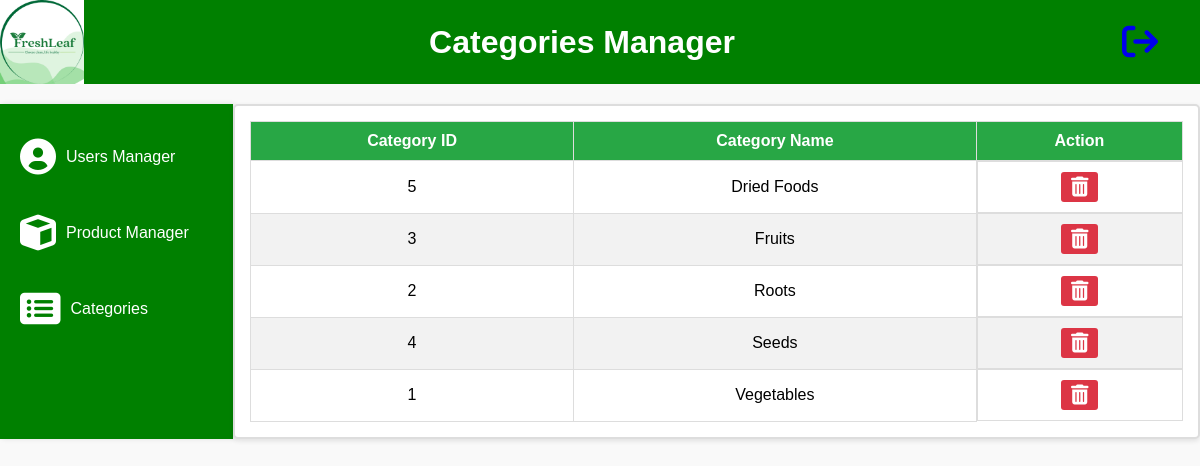
Screenshot of /Admin/Categories (signed in) with the database file from the repository.
### tables this page shows
CREATE TABLE `categories` (
  `category_id` int(11) NOT NULL,
  `category_name` varchar(255) NOT NULL
);

### mvc/core/Controller.php (called while the page is built, shortened)
<?php
class Controller {
    public function view($view, $data = []) {
        require_once "./mvc/views/" . $view . ".php";
    }
}
?>

### mvc/core/App.php (called while the page is built, shortened)
<?php
class App {
    protected $method = 'index';
    public function __construct() {
        $url = $this->parseUrl();
        if (isset($url[0]) && file_exists('./mvc/controller/' . $url[0] . 'Controller.php')) {
            unset($url[0]);
        }
        $controller = new $this->controller;
        if (isset($url[1]) && method_exists($controller, $url[1])) {
            $this->method = $url[1];
            unset($url[1]);
        }
        $this->params = $url ? array_values($url) : [];
        call_user_func_array([$controller, $this->method], $this->params);
    }
    public function parseUrl() {
        if (isset($_GET['url']) && is_string($_GET['url'])) {
            return explode('/', filter_var(rtrim($_GET['url'], '/'), FILTER_SANITIZE_URL));
        }
        return [];
    }
}
?>

### index.php (called while the page is built)
<?php
require_once './mvc/core/App.php';
require_once './mvc/core/Db.php';
require_once './mvc/core/Controller.php';
$app = new App;
?>

### mvc/core/Db.php (called while the page is built, shortened)
<?php
class Db {
    private $host = "localhost";
    private $username = "root";
    private $password = "";
    private $dbname = "freshLeaf_website";
    public function __construct() {
        $this->conn = new mysqli($this->host, $this->username, $this->password, $this->dbname);
    }
}
?>

### mvc/model/ProductModel.php (called while the page is built, shortened)
<?php
require_once('C:\xampp\htdocs\Testfreshlead\mvc\core\Db.php');
class ProductModel extends Db{
    public function getAllCategories(){
        $sql = "SELECT * FROM categories";
        $result = mysqli_query($this->conn, $sql);
        return mysqli_fetch_all($result, MYSQLI_ASSOC);
    }
}
?>

### mvc/views/Admin/CategorisManager.php (the view, shortened to what this page needs)
<?php
    require_once('C:\xampp\htdocs\Testfreshlead\mvc\controller\AdminController.php');
    $categories = $data['category'];
?>
<!DOCTYPE html>
<html lang="en">
<head>
    <link rel="stylesheet" href="https://cdnjs.cloudflare.com/ajax/libs/font-awesome/4.7.0/css/font-awesome.min.css">
    <link href="https://cdnjs.cloudflare.com/ajax/libs/font-awesome/6.0.0-beta3/css/all.min.css" rel="stylesheet">
    <link rel="stylesheet" href="/Testfreshlead/public/css/categories.css?v=<?php echo time();?>">
</head>
<body>
    <div class="title">
        <img src="/Testfreshlead/public/images/logo_website.png" alt="">
        <h1>Categories Manager</h1>
        <div class="logout"><a href="/Testfreshlead/User/Logout"><i class="fa fa-sign-out" style="font-size:36px"></i></a></div>
    </div>
    <div class="content">
        <div class="navigation">
            <button class="btn">
                <a href="/Testfreshlead/Admin/UserManager"><i class="fa fa-user-circle-o" style="font-size:36px"></i>Users Manager</a>
            </button>
            <button class="btn">
            <a href="/Testfreshlead/Admin/ProductManager">
            <i class="fas fa-cube" style="font-size:36px"></i>
                Product Manager
            </a>
            </button>
            <button class="btn">
                <a href="/Testfreshlead/Admin/Categories">
                <i class="fa fa-list-alt" style="font-size:36px;"></i>Categories
                </a>
            </button>
        </div>
        <div class="tableContent">
            <table>
                <thead>
                    <tr class="product_content">
                        <th>Category ID</th>
                        <th>Category Name</th>
                        <th>Action</th>
                    </tr>
                </thead>
                <tbody>
                    <?php foreach($categories as $category): ?>
                        <tr>
                            <td><?php echo $category['category_id'] ?></td>
                            <td><?php echo $category['category_name'] ?></td>
                            <td class="action">
                                <form action="/Testfreshlead/Admin/DeleteCategory" method="POST" onsubmit="return confirm('Are you sure you want to delete this category?');">
                                    <button class="delete-btn" type="submit"><i class="fa fa-trash-o" style="font-size:20px"></i></button>
                                </form>
                            </td>
                        </tr>
                    <?php endforeach;?>
                </tbody>
            </table>
        </div>
    </div>
</body>
</html>

### Public/Css/categories.css (style rules this page uses)
body { font-family: Arial, sans-serif; margin: 0; padding: 0; background-color: #f9f9f9; }
.title { display: flex; background-color: green; justify-content: space-between; align-items: center; color: white; text-align: center; font-weight: bold; }
.title img { width: 7%; height:10%; }
.title .logout { width: 10%; }
.content { display: flex; padding-top: 20px; }
.navigation { border: none; background-color: green; padding: 20px 0; width: 300px; height: auto; box-shadow: 2px 0 5px rgba(0, 0, 0, 0.1); }
.navigation .btn { display: block; width: 100%; align-items: center; padding: 15px 20px; margin-bottom: 10px; color: white; text-decoration: none; background-color: transparent; border: none; cursor: pointer; transition: background-color 0.3s ease; }
.navigation .btn a { text-decoration: none; color: white; font-size: 16px; display: flex; align-items: center; gap: 10px; }
.navigation .btn a i { font-size: 20px; }
.tableContent { width: 100%; border: 2px solid #ddd; background-color: #fff; padding: 15px; box-shadow: 0 2px 5px rgba(0, 0, 0, 0.1); border-radius: 5px; }
.tableContent table { width: 100%; border-collapse: collapse; margin: 0 auto; text-align: center; }
.tableContent th, .tableContent td { border: 1px solid #ddd; padding: 10px; }
.tableContent th { background-color: #28a745; color: white; font-weight: bold; }
.tableContent tr:nth-child(even) { background-color: #f2f2f2; }
.tableContent .edit-btn, .tableContent .delete-btn { padding: 5px 10px; border: none; border-radius: 3px; color: white; cursor: pointer; }
.tableContent .delete-btn { background-color: #dc3545; }
.action { display: flex; align-items: center; justify-content: center; gap: 20px; }

### rows the page displays
categories: category_id "5", category_name "Dried Foods"
categories: category_id "3", category_name "Fruits"
categories: category_id "2", category_name "Roots"
categories: category_id "4", category_name "Seeds"
categories: category_id "1", category_name "Vegetables"
